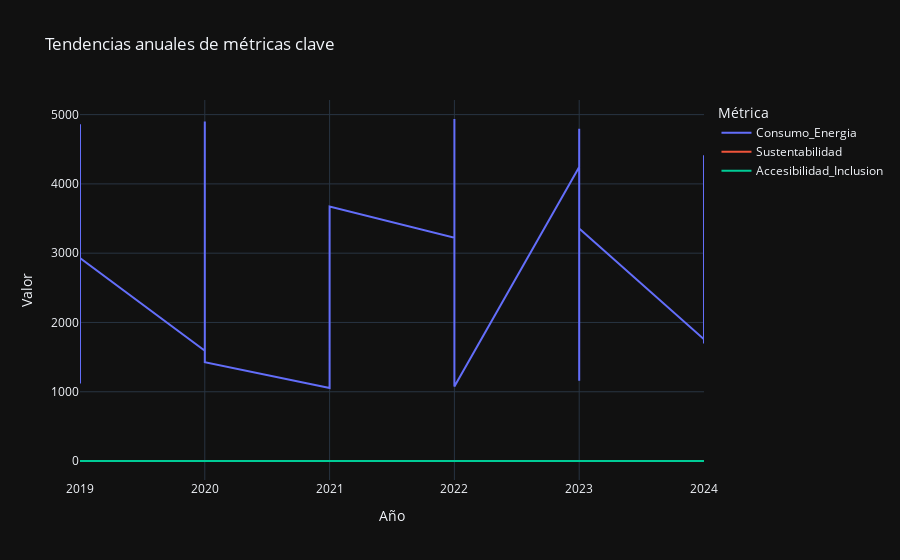

The cell this chart's notebook holds for it:
### Code cell
# Grafico de lineas multiples: Tendencia anuales

fig1 = px.line(
    df,
    x='Año',
    y=['Consumo_Energia', 'Sustentabilidad', 'Accesibilidad_Inclusion'],
    title="Tendencias anuales de métricas clave",
    labels={"value": "Valor", "variable": "Métrica"}
)
fig1.update_layout(template="plotly_dark")
fig1.show()
